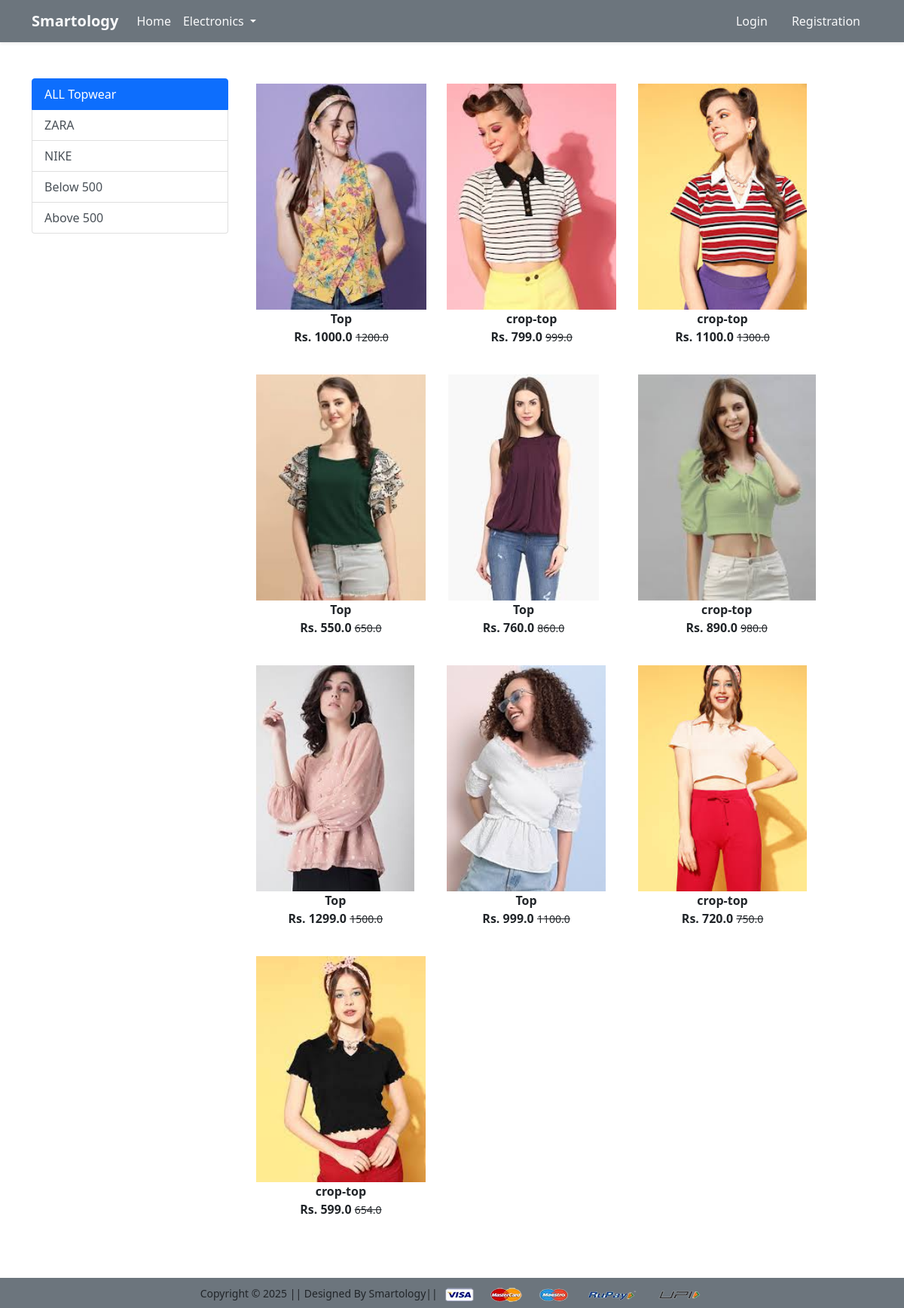
Screenshot of /topwear/ with the database file from the repository.
### app/models.py (models this page shows)
class Product(models.Model):
    title = models.CharField(max_length=100)
    selling_price=models.FloatField()
    discounted_price=models.FloatField()
    description=models.TextField()
    brand = models.CharField(max_length=200)
    category = models.CharField(choices = CATEGORY_CHOICES, max_length=200)
    product_image = models.ImageField(upload_to='image')

### app/views.py (the view)
# urls.py: path('topwear/', views.topwear, name='topwear'),
def topwear(request, data=None):
    if data == None:
        topwears = Product.objects.filter(category='TW')
    elif data == 'zara' or data == 'Nike':
        topwears = Product.objects.filter(category='TW').filter(brand=data)
    elif data == 'below':
        topwears = Product.objects.filter(
            category='TW').filter(discounted_price__lt=700)
    elif data == 'above':
        topwears = Product.objects.filter(
            category='TW').filter(discounted_price__gt=700)
    return render(request, 'app/topwear.html', {'topwears': topwears})

### app/templates/app/topwear.html (shortened to what this page needs)
{% extends 'app/base.html' %}
{% load static %}
{% block main-content %}
<div class="container my-5">
 <div class="row">
  <div class="col-sm-3">
    <div class="list-group">
        <a href="{% url 'topwear' %}"
        class="list-group-item list-group-item-action active" area-current="true">ALL Topwear</a>
        <a href="{% url 'topweardata' 'zara' %}"
        class="list-group-item list-group-item-action " area-current="true">ZARA</a>
        <a href="{% url 'topweardata' 'Nike' %}"
        class="list-group-item list-group-item-action" area-current="true">NIKE</a>
        <a href="{% url 'topweardata' 'below' %}"
        class="list-group-item list-group-item-action" area-current="true">Below 500</a>
        <a href="{% url 'topweardata' 'above' %}"
        class="list-group-item list-group-item-action" area-current="true">Above 500</a>
      </div>
  </div>
  <div class="col-sm-8">
    <div class="row">
      {% for product in topwears %}
        <div class="col-sm-4 text-center mb-4">
          <a href="{% url 'product-detail' product.id %}" class="btn">
            <div class="item">
              <img src="{{product.product_image.url}}" alt="" height="300" class="">
              <div class="fw-bold">{{product.title}}</div>
              <div class="fw-bold">Rs. {{product.discounted_price}}
                <small class="fw-light text-decoration-line-through">{{product.selling_price}}</small>
              </div>
            </div>
          </a>
        </div>
      {% endfor%}
    </div>
  </div>
 </div>
</div>
{% endblock main-content %}

### rows the page displays
Product: product_image (picture), title "Top", discounted_price "1000.0", selling_price "1200.0"
Product: product_image (picture), title "crop-top", discounted_price "799.0", selling_price "999.0"
Product: product_image (picture), title "crop-top", discounted_price "1100.0", selling_price "1300.0"
Product: product_image (picture), title "Top", discounted_price "550.0", selling_price "650.0"
Product: product_image (picture), title "Top", discounted_price "760.0", selling_price "860.0"
Product: product_image (picture), title "crop-top", discounted_price "890.0", selling_price "980.0"
Product: product_image (picture), title "Top", discounted_price "1299.0", selling_price "1500.0"
Product: product_image (picture), title "Top", discounted_price "999.0", selling_price "1100.0"
Product: product_image (picture), title "crop-top", discounted_price "720.0", selling_price "750.0"
Product: product_image (picture), title "crop-top", discounted_price "599.0", selling_price "654.0"
